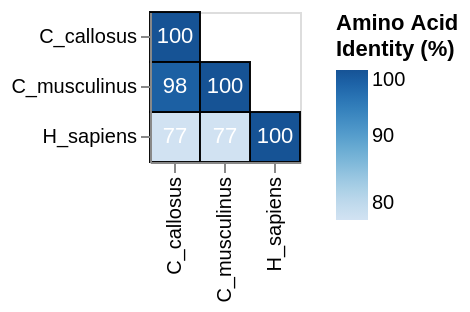

Notebook cell for this chart:
### Code cell
plot_identity_heatmap(
    identity_df, 
    title='', 
    width=75, 
    height=75, 
)

### Figure 1 — Vega-Lite specification as saved in the notebook (floating-point values rounded to 4 significant figures)
{"config": {"view": {"continuousWidth": 300, "continuousHeight": 300}}, "layer": [{"data": {"name": "data-d313345a257860cb826fcf9004ac6c59"}, "mark": {"type": "rect", "opacity": 0.95, "stroke": "black", "strokeWidth": 1}, "encoding": {"color": {"field": "percent_identity", "scale": {"scheme": "blues"}, "title": ["Amino Acid", "Identity (%)"], "type": "quantitative"}, "x": {"axis": {"labelAngle": -90}, "field": "x", "sort": ["C_callosus", "C_musculinus", "H_sapiens"], "title": null, "type": "nominal"}, "y": {"field": "y", "sort": ["C_callosus", "C_musculinus", "H_sapiens"], "title": null, "type": "nominal"}}, "title": {"text": "", "anchor": "middle"}}, {"data": {"name": "data-4f53cda18c2baa0c0354bb5f9a3ecbe5"}, "mark": {"type": "rect", "opacity": 0.95, "stroke": "red", "strokeWidth": 3}, "encoding": {"color": {"field": "percent_identity", "scale": {"scheme": "blues"}, "title": ["Amino Acid", "Identity (%)"], "type": "quantitative"}, "x": {"axis": {"labelAngle": -90}, "field": "x", "sort": ["C_callosus", "C_musculinus", "H_sapiens"], "title": null, "type": "nominal"}, "y": {"field": "y", "sort": ["C_callosus", "C_musculinus", "H_sapiens"], "title": null, "type": "nominal"}}}, {"data": {"name": "data-d313345a257860cb826fcf9004ac6c59"}, "mark": {"type": "text", "baseline": "middle"}, "encoding": {"color": {"condition": {"test": "(datum.percent_identity > 55)", "value": "white"}, "value": "black"}, "text": {"field": "percent_identity", "format": ".0f", "type": "quantitative"}, "x": {"field": "x", "sort": ["C_callosus", "C_musculinus", "H_sapiens"], "type": "nominal"}, "y": {"field": "y", "sort": ["C_callosus", "C_musculinus", "H_sapiens"], "type": "nominal"}}}], "height": 75, "width": 75, "$schema": "https://vega.github.io/schema/vega-lite/v6.4.1.json", "datasets": {"data-d313345a257860cb826fcf9004ac6c59": [{"x": "H_sapiens", "y": "H_sapiens", "matches": null, "alignable_residues": null, "percent_identity": 100.0, "highlighted": false}, {"x": "C_callosus", "y": "H_sapiens", "matches": 586.0, "alignable_residues": 757.0, "percent_identity": 77.41, "highlighted": false}, {"x": "C_callosus", "y": "C_callosus", "matches": null, "alignable_residues": null, "percent_identity": 100.0, "highlighted": false}, {"x": "C_callosus", "y": "C_musculinus", "matches": 747.0, "alignable_residues": 760.0, "percent_identity": 98.29, "highlighted": false}, {"x": "C_musculinus", "y": "H_sapiens", "matches": 586.0, "alignable_residues": 757.0, "percent_identity": 77.41, "highlighted": false}, {"x": "C_musculinus", "y": "C_musculinus", "matches": null, "alignable_residues": null, "percent_identity": 100.0, "highlighted": false}], "data-4f53cda18c2baa0c0354bb5f9a3ecbe5": []}}
